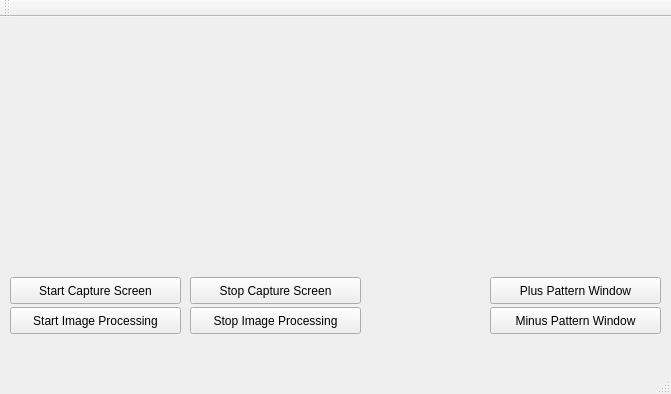
<?xml version="1.0" encoding="UTF-8"?>
<ui version="4.0">
 <class>MainWindow</class>
 <widget class="QMainWindow" name="MainWindow">
  <property name="geometry">
   <rect>
    <x>0</x>
    <y>0</y>
    <width>671</width>
    <height>394</height>
   </rect>
  </property>
  <property name="windowTitle">
   <string>MainWindow</string>
  </property>
  <widget class="QWidget" name="centralWidget">
   <widget class="QCustomPlot" name="wdg_plot_x" native="true">
    <property name="geometry">
     <rect>
      <x>10</x>
      <y>10</y>
      <width>320</width>
      <height>240</height>
     </rect>
    </property>
   </widget>
   <widget class="QCustomPlot" name="wdg_plot_y" native="true">
    <property name="geometry">
     <rect>
      <x>340</x>
      <y>10</y>
      <width>320</width>
      <height>240</height>
     </rect>
    </property>
   </widget>
   <widget class="QPushButton" name="btn_start_capture_screen">
    <property name="geometry">
     <rect>
      <x>10</x>
      <y>260</y>
      <width>171</width>
      <height>27</height>
     </rect>
    </property>
    <property name="text">
     <string>Start Capture Screen</string>
    </property>
   </widget>
   <widget class="QPushButton" name="btn_stop_capture_screen">
    <property name="geometry">
     <rect>
      <x>190</x>
      <y>260</y>
      <width>171</width>
      <height>27</height>
     </rect>
    </property>
    <property name="text">
     <string>Stop Capture Screen</string>
    </property>
   </widget>
   <widget class="QPushButton" name="btn_start_image_processing">
    <property name="geometry">
     <rect>
      <x>10</x>
      <y>290</y>
      <width>171</width>
      <height>27</height>
     </rect>
    </property>
    <property name="text">
     <string>Start Image Processing</string>
    </property>
   </widget>
   <widget class="QPushButton" name="btn_stop_image_processing">
    <property name="geometry">
     <rect>
      <x>190</x>
      <y>290</y>
      <width>171</width>
      <height>27</height>
     </rect>
    </property>
    <property name="text">
     <string>Stop Image Processing</string>
    </property>
   </widget>
   <widget class="QPushButton" name="btn_plus_pattern_window">
    <property name="geometry">
     <rect>
      <x>490</x>
      <y>260</y>
      <width>171</width>
      <height>27</height>
     </rect>
    </property>
    <property name="text">
     <string>Plus Pattern Window</string>
    </property>
   </widget>
   <widget class="QPushButton" name="btn_minus_pattern_window">
    <property name="geometry">
     <rect>
      <x>490</x>
      <y>290</y>
      <width>171</width>
      <height>27</height>
     </rect>
    </property>
    <property name="text">
     <string>Minus Pattern Window</string>
    </property>
   </widget>
  </widget>
  <widget class="QMenuBar" name="menuBar">
   <property name="geometry">
    <rect>
     <x>0</x>
     <y>0</y>
     <width>671</width>
     <height>25</height>
    </rect>
   </property>
  </widget>
  <widget class="QToolBar" name="mainToolBar">
   <attribute name="toolBarArea">
    <enum>TopToolBarArea</enum>
   </attribute>
   <attribute name="toolBarBreak">
    <bool>false</bool>
   </attribute>
  </widget>
  <widget class="QStatusBar" name="statusBar"/>
 </widget>
 <layoutdefault spacing="6" margin="11"/>
 <customwidgets>
  <customwidget>
   <class>QCustomPlot</class>
   <extends>QWidget</extends>
   <header>qcustomplot.h</header>
   <container>1</container>
  </customwidget>
 </customwidgets>
 <resources/>
 <connections/>
</ui>
